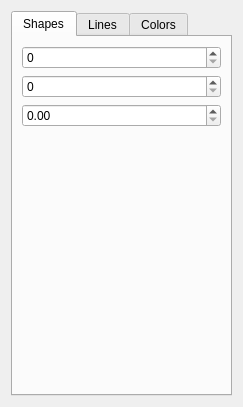
<?xml version="1.0" encoding="utf-8"?>
<ui version="4.0">
 <author>
    SPDX-FileCopyrightText: none
    SPDX-License-Identifier: GPL-3.0-or-later
  </author>
 <class>WdgMultigridPatternOptions</class>
 <widget class="QWidget" name="WdgMultigridPatternOptions">
  <property name="geometry">
   <rect>
    <x>0</x>
    <y>0</y>
    <width>243</width>
    <height>407</height>
   </rect>
  </property>
  <layout class="QHBoxLayout" name="horizontalLayout">
   <item>
    <widget class="QTabWidget" name="tabWidget">
     <property name="currentIndex">
      <number>0</number>
     </property>
     <widget class="QWidget" name="tabShapes">
      <attribute name="title">
       <string>Shapes</string>
      </attribute>
      <layout class="QVBoxLayout" name="verticalLayout">
       <item>
        <widget class="KisSliderSpinBox" name="sldDimensions" native="true"/>
       </item>
       <item>
        <widget class="KisSliderSpinBox" name="sldDivisions" native="true"/>
       </item>
       <item>
        <widget class="KisDoubleSliderSpinBox" name="sldOffset" native="true"/>
       </item>
       <item>
        <spacer name="verticalSpacer">
         <property name="orientation">
          <enum>Qt::Vertical</enum>
         </property>
         <property name="sizeHint" stdset="0">
          <size>
           <width>20</width>
           <height>40</height>
          </size>
         </property>
        </spacer>
       </item>
      </layout>
     </widget>
     <widget class="QWidget" name="tabLines">
      <attribute name="title">
       <string comment="Lines in Multigridpattern">Lines</string>
      </attribute>
      <layout class="QFormLayout" name="formLayout_3">
       <item column="0" row="0">
        <widget class="QLabel" name="label_4">
         <property name="text">
          <string comment="Line width of Multigridpattern">Line Width:</string>
         </property>
        </widget>
       </item>
       <item column="1" row="0">
        <widget class="QSpinBox" name="spnLineWidth"/>
       </item>
       <item colspan="2" column="0" row="1">
        <widget class="QGroupBox" name="gbConnector">
         <property name="title">
          <string comment="Connector Lines in Multigridpattern">Connector Lines</string>
         </property>
         <layout class="QFormLayout" name="formLayout_2">
          <item column="0" row="0">
           <widget class="QLabel" name="label_5">
            <property name="text">
             <string>Type:</string>
            </property>
           </widget>
          </item>
          <item column="1" row="0">
           <widget class="QComboBox" name="cmbConnectorType"/>
          </item>
          <item column="1" row="1">
           <widget class="QSpinBox" name="spnConnectorWidth"/>
          </item>
          <item column="0" row="1">
           <widget class="QLabel" name="label">
            <property name="text">
             <string>Width:</string>
            </property>
           </widget>
          </item>
         </layout>
        </widget>
       </item>
      </layout>
     </widget>
     <widget class="QWidget" name="tabColor">
      <attribute name="title">
       <string>Colors</string>
      </attribute>
      <layout class="QFormLayout" name="formLayout_4">
       <item column="0" row="0">
        <widget class="QLabel" name="label_3">
         <property name="text">
          <string comment="Line color">Lines: </string>
         </property>
         <property name="alignment">
          <set>Qt::AlignRight|Qt::AlignTrailing|Qt::AlignVCenter</set>
         </property>
        </widget>
       </item>
       <item column="1" row="0">
        <widget class="KisColorButton" name="bnLineColor"/>
       </item>
       <item column="0" row="1">
        <widget class="QLabel" name="label_2">
         <property name="text">
          <string comment="Connector line color">Connector:</string>
         </property>
         <property name="alignment">
          <set>Qt::AlignRight|Qt::AlignTrailing|Qt::AlignVCenter</set>
         </property>
        </widget>
       </item>
       <item column="1" row="1">
        <widget class="KisColorButton" name="bnConnectorColor">
         <property name="text">
          <string/>
         </property>
        </widget>
       </item>
       <item colspan="2" column="0" row="2">
        <widget class="KisStopGradientEditor" name="wdgGradient" native="true">
         <property name="minimumSize">
          <size>
           <width>0</width>
           <height>0</height>
          </size>
         </property>
        </widget>
       </item>
       <item colspan="2" column="0" row="4">
        <widget class="QGroupBox" name="gbColors">
         <property name="title">
          <string>Color Factors</string>
         </property>
         <layout class="QFormLayout" name="formLayout">
          <item colspan="2" column="0" row="1">
           <widget class="KisDoubleSliderSpinBox" name="sldColorRatio" native="true"/>
          </item>
          <item colspan="2" column="0" row="2">
           <widget class="KisDoubleSliderSpinBox" name="sldColorIntersect" native="true"/>
          </item>
          <item colspan="2" column="0" row="3">
           <widget class="KisDoubleSliderSpinBox" name="sldColorIndex" native="true"/>
          </item>
         </layout>
        </widget>
       </item>
      </layout>
     </widget>
    </widget>
   </item>
  </layout>
 </widget>
 <customwidgets>
  <customwidget>
   <class>KisStopGradientEditor</class>
   <extends>QWidget</extends>
   <header>KisStopGradientEditor.h</header>
   <container>1</container>
  </customwidget>
  <customwidget>
   <class>KisDoubleSliderSpinBox</class>
   <extends>QDoubleSpinBox</extends>
   <header>kis_slider_spin_box.h</header>
   <container>1</container>
  </customwidget>
  <customwidget>
   <class>KisColorButton</class>
   <extends>QPushButton</extends>
   <header>kis_color_button.h</header>
  </customwidget>
  <customwidget>
   <class>KisSliderSpinBox</class>
   <extends>QSpinBox</extends>
   <header location="global">kis_slider_spin_box.h</header>
   <container>1</container>
  </customwidget>
 </customwidgets>
 <resources/>
 <connections/>
</ui>
